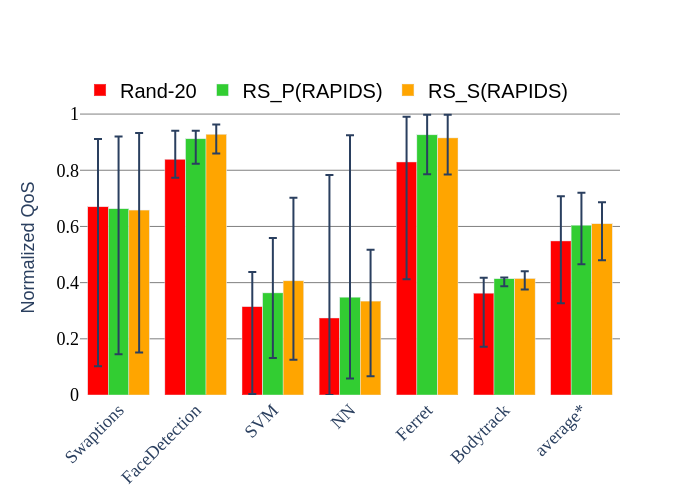

Here is the Python script that generated this plot:
import pandas as pd
from matplotlib import pyplot as plt
import plotly.graph_objects as go


def draw(qos_file, output):
    df = pd.read_csv(qos_file)
    apps = list(dict.fromkeys(df['App']))
    modes = ['Rand-20', 'RS_P(RAPIDS)', 'RS_S(RAPIDS)']
    budgets = list(filter(lambda x: '%' in x, df.columns))
    df['mean'] = df[budgets].mean(axis=1)
    df['min'] = df[budgets].min(axis=1)
    df['max'] = df[budgets].max(axis=1)

    fig = go.Figure()

    colors = {'Rand-20': 'red', 'RS_P(RAPIDS)': 'limegreen', 'RS_S(RAPIDS)': 'orange'}

    # add all traces
    for mode in modes:
        sub_df = df[df['Mode'] == mode]
        fig.add_trace(
            go.Bar(name=mode,
                   marker={'color': colors[mode]},
                   x=apps,
                   y=list(sub_df['mean']),
                   width=[0.18]*len(apps),
                   error_y=dict(type='data',
                                symmetric=False,
                                array=list(sub_df['max'] - sub_df['mean']),
                                arrayminus=list(sub_df['mean'] -
                                                sub_df['min']))))

    # add an extra trace for average

    fig.update_layout(yaxis=go.layout.YAxis(
        title=go.layout.yaxis.Title(text="Normalized QoS", font=dict(
            size=18))),
                      barmode='group',
                      bargap=0.45,
                      bargroupgap=1,
                      paper_bgcolor='white',
                      plot_bgcolor='white')
    fig.update_xaxes(tickangle=-45, tickfont=dict(family='Roboto', size=18))
    fig.update_yaxes(showgrid=True,
                     gridcolor='grey',
                     tickfont=dict(family='Roboto', size=18, color='black'))
    fig.update_layout(legend=go.layout.Legend(
        x=0, y=1.1, traceorder="normal", font=dict(size=20, color="black")))
    fig.update_layout(legend_orientation='h')
    fig.write_image(output)


draw('./qos_report.csv', 'qos_report.png')
